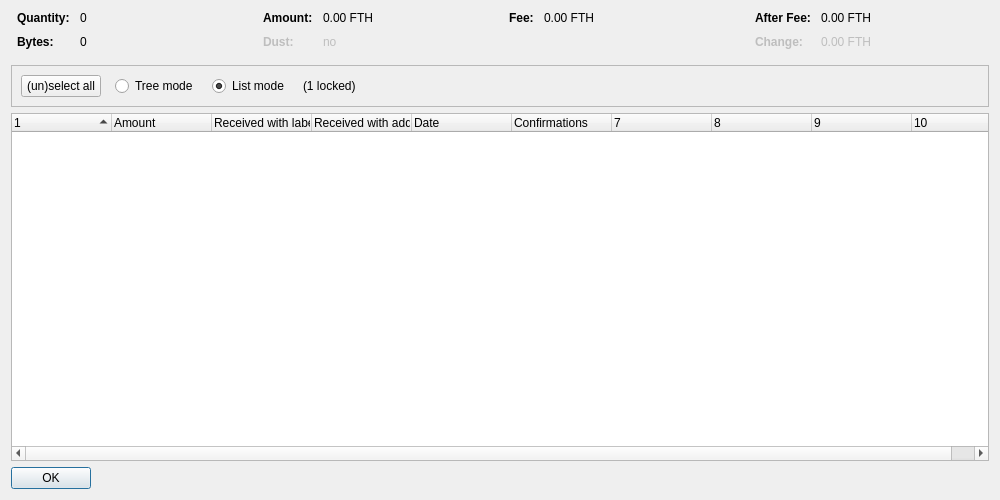
<?xml version="1.0" encoding="UTF-8"?>
<ui version="4.0">
 <class>CoinControlDialog</class>
 <widget class="QDialog" name="CoinControlDialog">
  <property name="geometry">
   <rect>
    <x>0</x>
    <y>0</y>
    <width>1000</width>
    <height>500</height>
   </rect>
  </property>
  <property name="windowTitle">
   <string>Coin Selection</string>
  </property>
  <layout class="QVBoxLayout" name="verticalLayout">
   <item>
    <layout class="QHBoxLayout" name="horizontalLayoutTop" stretch="0,0,0,0">
     <property name="topMargin">
      <number>0</number>
     </property>
     <property name="bottomMargin">
      <number>10</number>
     </property>
     <item>
      <layout class="QFormLayout" name="formLayoutCoinControl1">
       <property name="horizontalSpacing">
        <number>10</number>
       </property>
       <property name="verticalSpacing">
        <number>10</number>
       </property>
       <property name="leftMargin">
        <number>6</number>
       </property>
       <property name="rightMargin">
        <number>6</number>
       </property>
       <item row="0" column="0">
        <widget class="QLabel" name="labelCoinControlQuantityText">
         <property name="font">
          <font>
           <weight>75</weight>
           <bold>true</bold>
          </font>
         </property>
         <property name="text">
          <string>Quantity:</string>
         </property>
        </widget>
       </item>
       <item row="0" column="1">
        <widget class="QLabel" name="labelCoinControlQuantity">
         <property name="cursor">
          <cursorShape>IBeamCursor</cursorShape>
         </property>
         <property name="contextMenuPolicy">
          <enum>Qt::ActionsContextMenu</enum>
         </property>
         <property name="text">
          <string notr="true">0</string>
         </property>
         <property name="textInteractionFlags">
          <set>Qt::LinksAccessibleByMouse|Qt::TextSelectableByKeyboard|Qt::TextSelectableByMouse</set>
         </property>
        </widget>
       </item>
       <item row="1" column="0">
        <widget class="QLabel" name="labelCoinControlBytesText">
         <property name="font">
          <font>
           <weight>75</weight>
           <bold>true</bold>
          </font>
         </property>
         <property name="text">
          <string>Bytes:</string>
         </property>
        </widget>
       </item>
       <item row="1" column="1">
        <widget class="QLabel" name="labelCoinControlBytes">
         <property name="cursor">
          <cursorShape>IBeamCursor</cursorShape>
         </property>
         <property name="contextMenuPolicy">
          <enum>Qt::ActionsContextMenu</enum>
         </property>
         <property name="text">
          <string notr="true">0</string>
         </property>
         <property name="textInteractionFlags">
          <set>Qt::LinksAccessibleByMouse|Qt::TextSelectableByKeyboard|Qt::TextSelectableByMouse</set>
         </property>
        </widget>
       </item>
      </layout>
     </item>
     <item>
      <layout class="QFormLayout" name="formLayoutCoinControl2">
       <property name="horizontalSpacing">
        <number>10</number>
       </property>
       <property name="verticalSpacing">
        <number>10</number>
       </property>
       <property name="leftMargin">
        <number>6</number>
       </property>
       <property name="rightMargin">
        <number>6</number>
       </property>
       <item row="0" column="0">
        <widget class="QLabel" name="labelCoinControlAmountText">
         <property name="font">
          <font>
           <weight>75</weight>
           <bold>true</bold>
          </font>
         </property>
         <property name="text">
          <string>Amount:</string>
         </property>
        </widget>
       </item>
       <item row="0" column="1">
        <widget class="QLabel" name="labelCoinControlAmount">
         <property name="cursor">
          <cursorShape>IBeamCursor</cursorShape>
         </property>
         <property name="contextMenuPolicy">
          <enum>Qt::ActionsContextMenu</enum>
         </property>
         <property name="text">
          <string notr="true">0.00 FTH</string>
         </property>
         <property name="textInteractionFlags">
          <set>Qt::LinksAccessibleByMouse|Qt::TextSelectableByKeyboard|Qt::TextSelectableByMouse</set>
         </property>
        </widget>
       </item>
       <item row="1" column="0">
        <widget class="QLabel" name="labelCoinControlLowOutputText">
         <property name="enabled">
          <bool>false</bool>
         </property>
         <property name="font">
          <font>
           <weight>75</weight>
           <bold>true</bold>
          </font>
         </property>
         <property name="text">
          <string>Dust:</string>
         </property>
        </widget>
       </item>
       <item row="1" column="1">
        <widget class="QLabel" name="labelCoinControlLowOutput">
         <property name="enabled">
          <bool>false</bool>
         </property>
         <property name="cursor">
          <cursorShape>IBeamCursor</cursorShape>
         </property>
         <property name="contextMenuPolicy">
          <enum>Qt::ActionsContextMenu</enum>
         </property>
         <property name="text">
          <string notr="true">no</string>
         </property>
         <property name="textInteractionFlags">
          <set>Qt::LinksAccessibleByMouse|Qt::TextSelectableByKeyboard|Qt::TextSelectableByMouse</set>
         </property>
        </widget>
       </item>
      </layout>
     </item>
     <item>
      <layout class="QFormLayout" name="formLayoutCoinControl3">
       <property name="horizontalSpacing">
        <number>10</number>
       </property>
       <property name="verticalSpacing">
        <number>10</number>
       </property>
       <property name="leftMargin">
        <number>6</number>
       </property>
       <property name="rightMargin">
        <number>6</number>
       </property>
       <item row="0" column="0">
        <widget class="QLabel" name="labelCoinControlFeeText">
         <property name="font">
          <font>
           <weight>75</weight>
           <bold>true</bold>
          </font>
         </property>
         <property name="text">
          <string>Fee:</string>
         </property>
        </widget>
       </item>
       <item row="0" column="1">
        <widget class="QLabel" name="labelCoinControlFee">
         <property name="cursor">
          <cursorShape>IBeamCursor</cursorShape>
         </property>
         <property name="contextMenuPolicy">
          <enum>Qt::ActionsContextMenu</enum>
         </property>
         <property name="text">
          <string notr="true">0.00 FTH</string>
         </property>
         <property name="textInteractionFlags">
          <set>Qt::LinksAccessibleByMouse|Qt::TextSelectableByKeyboard|Qt::TextSelectableByMouse</set>
         </property>
        </widget>
       </item>
      </layout>
     </item>
     <item>
      <layout class="QFormLayout" name="formLayoutCoinControl4">
       <property name="horizontalSpacing">
        <number>10</number>
       </property>
       <property name="verticalSpacing">
        <number>10</number>
       </property>
       <property name="leftMargin">
        <number>6</number>
       </property>
       <property name="rightMargin">
        <number>6</number>
       </property>
       <item row="0" column="0">
        <widget class="QLabel" name="labelCoinControlAfterFeeText">
         <property name="font">
          <font>
           <weight>75</weight>
           <bold>true</bold>
          </font>
         </property>
         <property name="text">
          <string>After Fee:</string>
         </property>
        </widget>
       </item>
       <item row="0" column="1">
        <widget class="QLabel" name="labelCoinControlAfterFee">
         <property name="cursor">
          <cursorShape>IBeamCursor</cursorShape>
         </property>
         <property name="contextMenuPolicy">
          <enum>Qt::ActionsContextMenu</enum>
         </property>
         <property name="text">
          <string notr="true">0.00 FTH</string>
         </property>
         <property name="textInteractionFlags">
          <set>Qt::LinksAccessibleByMouse|Qt::TextSelectableByKeyboard|Qt::TextSelectableByMouse</set>
         </property>
        </widget>
       </item>
       <item row="1" column="0">
        <widget class="QLabel" name="labelCoinControlChangeText">
         <property name="enabled">
          <bool>false</bool>
         </property>
         <property name="font">
          <font>
           <weight>75</weight>
           <bold>true</bold>
          </font>
         </property>
         <property name="text">
          <string>Change:</string>
         </property>
        </widget>
       </item>
       <item row="1" column="1">
        <widget class="QLabel" name="labelCoinControlChange">
         <property name="enabled">
          <bool>false</bool>
         </property>
         <property name="cursor">
          <cursorShape>IBeamCursor</cursorShape>
         </property>
         <property name="contextMenuPolicy">
          <enum>Qt::ActionsContextMenu</enum>
         </property>
         <property name="text">
          <string notr="true">0.00 FTH</string>
         </property>
         <property name="textInteractionFlags">
          <set>Qt::LinksAccessibleByMouse|Qt::TextSelectableByKeyboard|Qt::TextSelectableByMouse</set>
         </property>
        </widget>
       </item>
      </layout>
     </item>
    </layout>
   </item>
   <item>
    <widget class="QFrame" name="frame">
     <property name="minimumSize">
      <size>
       <width>0</width>
       <height>40</height>
      </size>
     </property>
     <property name="frameShape">
      <enum>QFrame::StyledPanel</enum>
     </property>
     <property name="frameShadow">
      <enum>QFrame::Sunken</enum>
     </property>
     <layout class="QHBoxLayout" name="horizontalLayout">
      <item>
       <layout class="QHBoxLayout" name="horizontalLayoutPanel" stretch="0,0,0,0,0">
        <property name="spacing">
         <number>14</number>
        </property>
        <item>
         <widget class="QPushButton" name="pushButtonSelectAll">
          <property name="sizePolicy">
           <sizepolicy hsizetype="Maximum" vsizetype="Fixed">
            <horstretch>0</horstretch>
            <verstretch>0</verstretch>
           </sizepolicy>
          </property>
          <property name="text">
           <string>(un)select all</string>
          </property>
          <property name="autoDefault">
           <bool>false</bool>
          </property>
         </widget>
        </item>
        <item>
         <widget class="QRadioButton" name="radioTreeMode">
          <property name="sizePolicy">
           <sizepolicy hsizetype="Maximum" vsizetype="Fixed">
            <horstretch>0</horstretch>
            <verstretch>0</verstretch>
           </sizepolicy>
          </property>
          <property name="text">
           <string>Tree mode</string>
          </property>
         </widget>
        </item>
        <item>
         <widget class="QRadioButton" name="radioListMode">
          <property name="sizePolicy">
           <sizepolicy hsizetype="Maximum" vsizetype="Fixed">
            <horstretch>0</horstretch>
            <verstretch>0</verstretch>
           </sizepolicy>
          </property>
          <property name="text">
           <string>List mode</string>
          </property>
          <property name="checked">
           <bool>true</bool>
          </property>
         </widget>
        </item>
        <item>
         <widget class="QLabel" name="labelLocked">
          <property name="text">
           <string notr="true">(1 locked)</string>
          </property>
         </widget>
        </item>
        <item>
         <spacer name="horizontalSpacer">
          <property name="orientation">
           <enum>Qt::Horizontal</enum>
          </property>
          <property name="sizeHint" stdset="0">
           <size>
            <width>40</width>
            <height>20</height>
           </size>
          </property>
         </spacer>
        </item>
       </layout>
      </item>
     </layout>
    </widget>
   </item>
   <item>
    <widget class="CoinControlTreeWidget" name="treeWidget">
     <property name="contextMenuPolicy">
      <enum>Qt::CustomContextMenu</enum>
     </property>
     <property name="sortingEnabled">
      <bool>false</bool>
     </property>
     <property name="columnCount">
      <number>10</number>
     </property>
     <attribute name="headerShowSortIndicator" stdset="0">
      <bool>true</bool>
     </attribute>
     <attribute name="headerStretchLastSection">
      <bool>false</bool>
     </attribute>
     <column>
      <property name="text">
       <string/>
      </property>
     </column>
     <column>
      <property name="text">
       <string>Amount</string>
      </property>
     </column>
     <column>
      <property name="text">
       <string>Received with label</string>
      </property>
     </column>
     <column>
      <property name="text">
       <string>Received with address</string>
      </property>
     </column>
     <column>
      <property name="text">
       <string>Date</string>
      </property>
     </column>
     <column>
      <property name="text">
       <string>Confirmations</string>
      </property>
      <property name="toolTip">
       <string>Confirmed</string>
      </property>
     </column>
     <column>
      <property name="text">
       <string/>
      </property>
     </column>
     <column>
      <property name="text">
       <string/>
      </property>
     </column>
     <column>
      <property name="text">
       <string/>
      </property>
     </column>
     <column>
      <property name="text">
       <string/>
      </property>
     </column>
    </widget>
   </item>
   <item>
    <widget class="QDialogButtonBox" name="buttonBox">
     <property name="sizePolicy">
      <sizepolicy hsizetype="Maximum" vsizetype="Fixed">
       <horstretch>0</horstretch>
       <verstretch>0</verstretch>
      </sizepolicy>
     </property>
     <property name="orientation">
      <enum>Qt::Horizontal</enum>
     </property>
     <property name="standardButtons">
      <set>QDialogButtonBox::Ok</set>
     </property>
    </widget>
   </item>
  </layout>
 </widget>
 <customwidgets>
  <customwidget>
   <class>CoinControlTreeWidget</class>
   <extends>QTreeWidget</extends>
   <header>qt/coincontroltreewidget.h</header>
  </customwidget>
 </customwidgets>
 <resources/>
 <connections/>
</ui>
